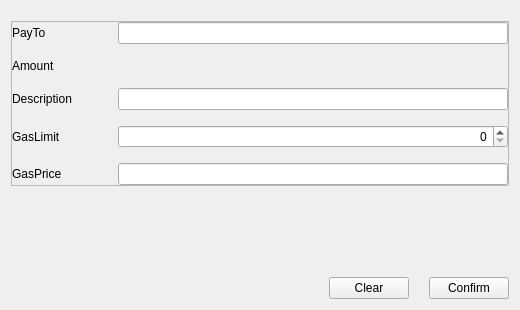
<?xml version="1.0" encoding="UTF-8"?>
<ui version="4.0">
 <class>SendTokenPage</class>
 <widget class="QWidget" name="SendTokenPage">
  <property name="enabled">
   <bool>true</bool>
  </property>
  <property name="geometry">
   <rect>
    <x>0</x>
    <y>0</y>
    <width>520</width>
    <height>310</height>
   </rect>
  </property>
  <property name="windowTitle">
   <string>Form</string>
  </property>
  <layout class="QVBoxLayout" name="verticalLayout">
   <item>
    <spacer name="verticalSpacer_2">
     <property name="orientation">
      <enum>Qt::Vertical</enum>
     </property>
     <property name="sizeType">
      <enum>QSizePolicy::Fixed</enum>
     </property>
     <property name="sizeHint" stdset="0">
      <size>
       <width>20</width>
       <height>10</height>
      </size>
     </property>
    </spacer>
   </item>
   <item>
    <widget class="QFrame" name="frame">
     <property name="frameShape">
      <enum>QFrame::StyledPanel</enum>
     </property>
     <property name="frameShadow">
      <enum>QFrame::Raised</enum>
     </property>
     <layout class="QHBoxLayout" name="horizontalLayout_2">
      <property name="spacing">
       <number>6</number>
      </property>
      <property name="leftMargin">
       <number>0</number>
      </property>
      <property name="topMargin">
       <number>0</number>
      </property>
      <property name="rightMargin">
       <number>0</number>
      </property>
      <property name="bottomMargin">
       <number>0</number>
      </property>
      <item>
       <layout class="QGridLayout" name="gridLayout">
        <property name="verticalSpacing">
         <number>15</number>
        </property>
        <item row="0" column="0">
         <widget class="QLabel" name="labelPayTo">
          <property name="minimumSize">
           <size>
            <width>100</width>
            <height>0</height>
           </size>
          </property>
          <property name="text">
           <string>PayTo</string>
          </property>
         </widget>
        </item>
        <item row="1" column="0">
         <widget class="QLabel" name="labelAmount">
          <property name="minimumSize">
           <size>
            <width>100</width>
            <height>0</height>
           </size>
          </property>
          <property name="text">
           <string>Amount</string>
          </property>
         </widget>
        </item>
        <item row="3" column="0">
         <widget class="QLabel" name="labelGasLimit">
          <property name="minimumSize">
           <size>
            <width>100</width>
            <height>0</height>
           </size>
          </property>
          <property name="text">
           <string>GasLimit</string>
          </property>
         </widget>
        </item>
        <item row="4" column="0">
         <widget class="QLabel" name="labelGasPrice">
          <property name="minimumSize">
           <size>
            <width>100</width>
            <height>0</height>
           </size>
          </property>
          <property name="text">
           <string>GasPrice</string>
          </property>
         </widget>
        </item>
        <item row="2" column="0">
         <widget class="QLabel" name="labelDescription">
          <property name="minimumSize">
           <size>
            <width>100</width>
            <height>0</height>
           </size>
          </property>
          <property name="text">
           <string>Description</string>
          </property>
         </widget>
        </item>
        <item row="0" column="1">
         <widget class="QValidatedLineEdit" name="lineEditPayTo"/>
        </item>
        <item row="2" column="1">
         <widget class="QLineEdit" name="lineEditDescription"/>
        </item>
        <item row="4" column="1">
         <widget class="BitcoinAmountField" name="lineEditGasPrice"/>
        </item>
        <item row="3" column="1">
         <widget class="QSpinBox" name="lineEditGasLimit">
          <property name="alignment">
           <set>Qt::AlignRight|Qt::AlignTrailing|Qt::AlignVCenter</set>
          </property>
         </widget>
        </item>
        <item row="1" column="1">
         <widget class="TokenAmountField" name="lineEditAmount" native="true"/>
        </item>
       </layout>
      </item>
     </layout>
    </widget>
   </item>
   <item>
    <spacer name="verticalSpacer">
     <property name="orientation">
      <enum>Qt::Vertical</enum>
     </property>
     <property name="sizeHint" stdset="0">
      <size>
       <width>20</width>
       <height>40</height>
      </size>
     </property>
    </spacer>
   </item>
   <item>
    <layout class="QHBoxLayout" name="horizontalLayout">
     <property name="leftMargin">
      <number>0</number>
     </property>
     <property name="topMargin">
      <number>0</number>
     </property>
     <property name="rightMargin">
      <number>0</number>
     </property>
     <property name="bottomMargin">
      <number>0</number>
     </property>
     <item>
      <spacer name="horizontalSpacer">
       <property name="orientation">
        <enum>Qt::Horizontal</enum>
       </property>
       <property name="sizeType">
        <enum>QSizePolicy::Expanding</enum>
       </property>
       <property name="sizeHint" stdset="0">
        <size>
         <width>40</width>
         <height>20</height>
        </size>
       </property>
      </spacer>
     </item>
     <item>
      <widget class="QPushButton" name="clearButton">
       <property name="text">
        <string>Clear</string>
       </property>
      </widget>
     </item>
     <item>
      <spacer name="horizontalSpacer_2">
       <property name="orientation">
        <enum>Qt::Horizontal</enum>
       </property>
       <property name="sizeType">
        <enum>QSizePolicy::Fixed</enum>
       </property>
       <property name="sizeHint" stdset="0">
        <size>
         <width>14</width>
         <height>20</height>
        </size>
       </property>
      </spacer>
     </item>
     <item>
      <widget class="QPushButton" name="confirmButton">
       <property name="text">
        <string>Confirm</string>
       </property>
      </widget>
     </item>
    </layout>
   </item>
  </layout>
 </widget>
 <customwidgets>
  <customwidget>
   <class>BitcoinAmountField</class>
   <extends>QLineEdit</extends>
   <header>bitcoinamountfield.h</header>
   <container>1</container>
  </customwidget>
  <customwidget>
   <class>QValidatedLineEdit</class>
   <extends>QLineEdit</extends>
   <header>qvalidatedlineedit.h</header>
  </customwidget>
  <customwidget>
   <class>TokenAmountField</class>
   <extends>QWidget</extends>
   <header>tokenamountfield.h</header>
   <container>1</container>
  </customwidget>
 </customwidgets>
 <resources/>
 <connections/>
</ui>
